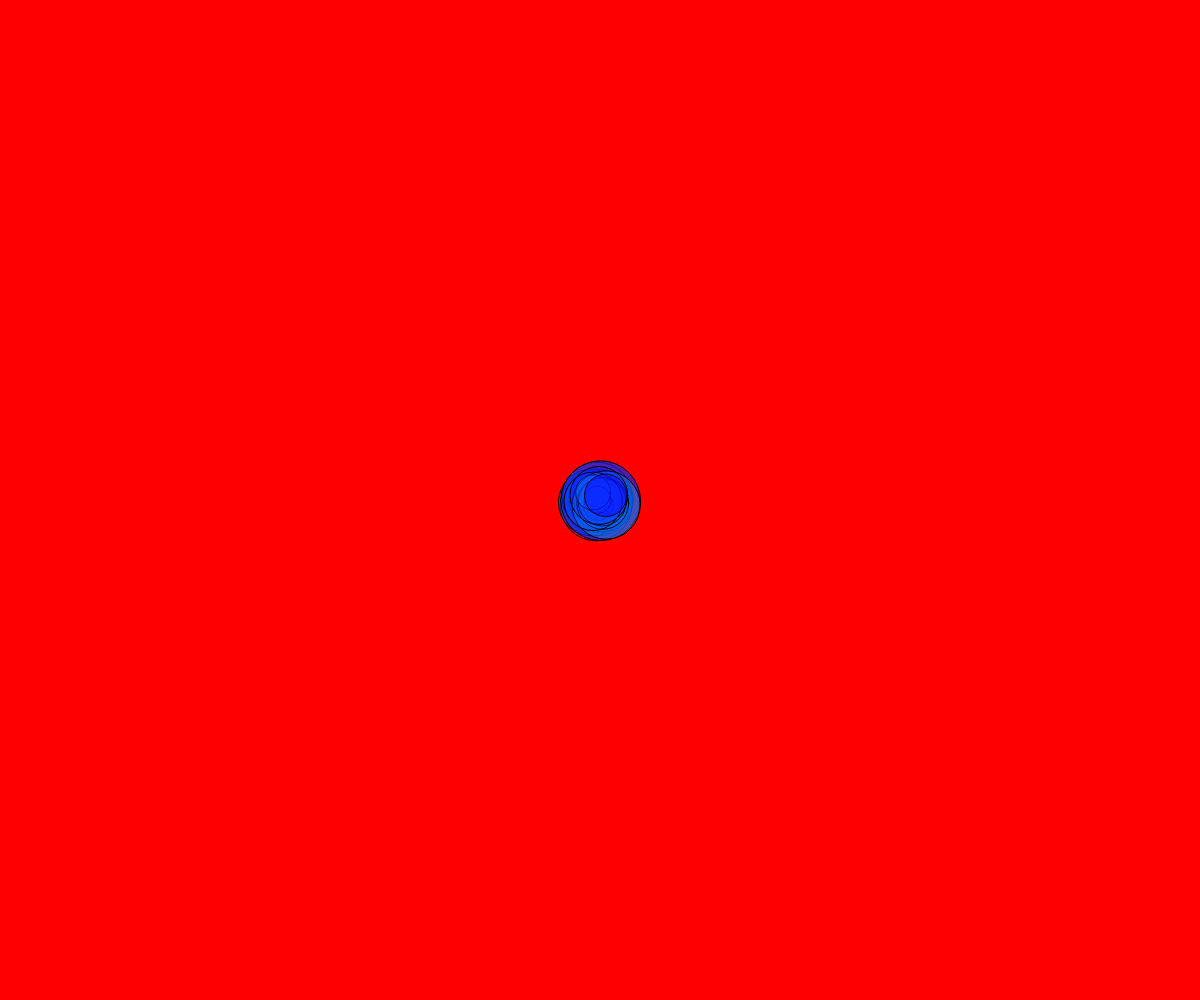
Frame 1 (no input)
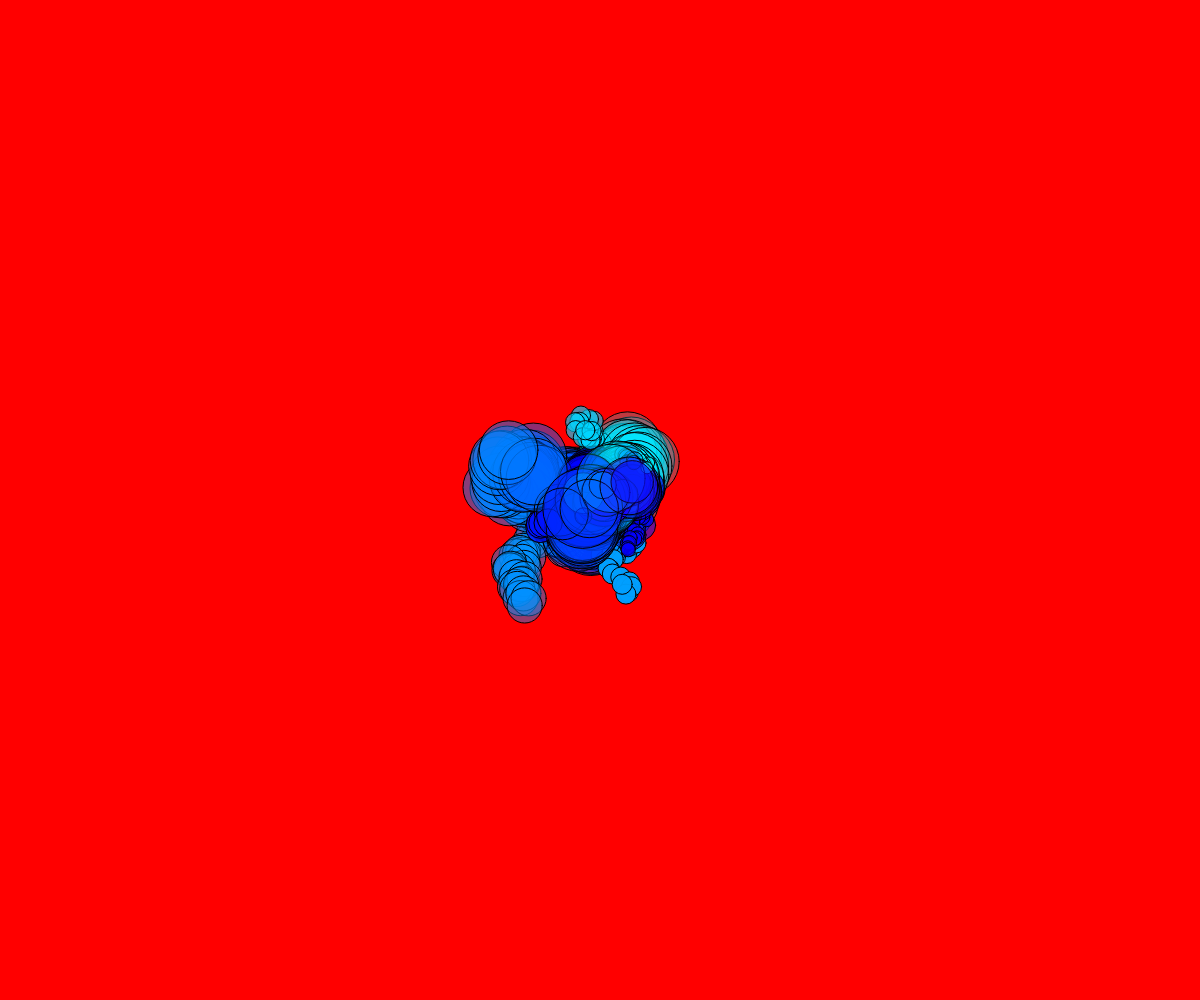
Frame 60 (no input)
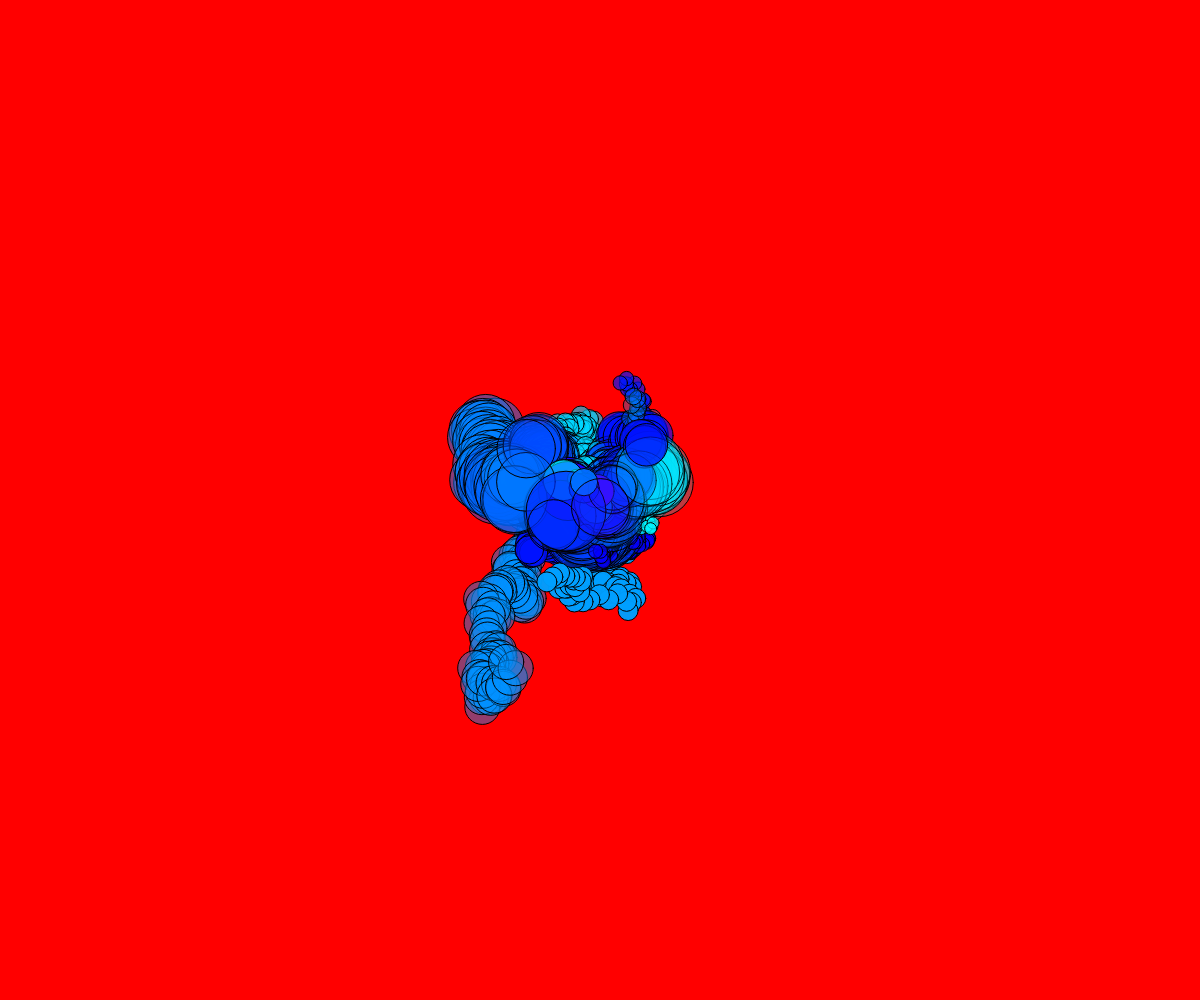
Frame 120 (the mouse pressed at the canvas centre since frame 60)

The p5.js sketch that drew these frames (run headless with seeded random() and noise() and a simulated clock; from frame 60 on, the mouse is pressed at the canvas centre):

// p5.js sketch
// ── sketch.js
let drunks = []; // square brackets indicate an array
let drunkAmount = 30;

// an array is a variable containing multiple variables
// each variable can be accessed using an index number
// that is fed into the square brackets
// e.g., drunks[5] would be the 6th drunk in the list (it starts from 0)
// access array length using Array.length

function setup() {
  createCanvas(windowWidth, windowHeight);
  x = width / 2;
  y = height / 2;
  colorMode(HSB);
  background(0, 100, 100);

  for (let i = 0; i < drunkAmount; i++) {
    let drunkD = random(10, 80);
    let drunkSpeed = random(2, 10);
    let drunkHue = random(180, 260);
    drunks[i] = new Drunk(width / 2, height / 2, drunkD, drunkSpeed, drunkHue);
  }
}

function draw() {
  for (let i = 0; i < drunks.length; i++) {
    drunks[i].move();
    drunks[i].drawDrunk();
  }
}

// a CLASS is like a factory for objects
// a OBJECT is like an assemblage of variables

class Drunk {
  // class declares a new type of object
  constructor(x, y, diameter, speed, hue) {
    // "this" is an object's unique variables
    // called "fields"
    this.x = x;
    this.y = y;
    this.diameter = diameter;
    this.speed = speed;
    this.hue = hue;
    this.opacity = random(0, 1); // you can also initialize variables here
  }
  // you can declare functions or 'methods' within a class like this
  move() {
    this.x = this.x + random(-this.speed, this.speed);
    this.y = this.y + random(-this.speed, this.speed);
  }

  drawDrunk() {
    fill(this.hue, 100, 100, this.opacity);
    circle(this.x, this.y, this.diameter);
  }
}
